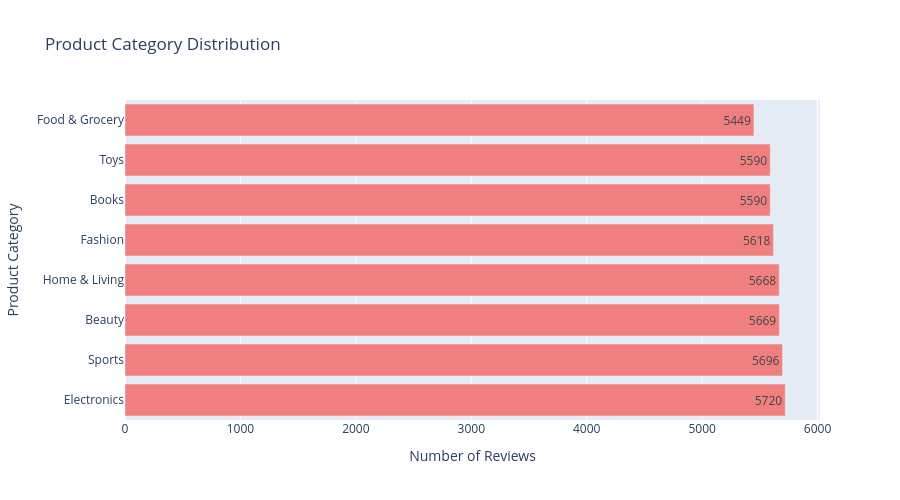

The cell this chart's notebook holds for it:
### Code cell
category_counts = df['product_category'].value_counts()

fig = go.Figure()
fig.add_trace(go.Bar(
    x=category_counts.values,
    y=category_counts.index,
    orientation='h',
    marker_color='lightcoral',
    text=category_counts.values,
    textposition='auto'
))

fig.update_layout(
    title_text="Product Category Distribution",
    xaxis_title="Number of Reviews",
    yaxis_title="Product Category",
    height=500
)

fig.show()

### Figure 1 — Plotly figure (JSON) as saved in the notebook; plotly's stock layout.template omitted (floating-point values rounded to 4 significant figures)
{"data": [{"marker": {"color": "lightcoral"}, "orientation": "h", "text": [5720.0, 5696.0, 5669.0, 5668.0, 5618.0, 5590.0, 5590.0, 5449.0], "textposition": "auto", "type": "bar", "x": [5720, 5696, 5669, 5668, 5618, 5590, 5590, 5449], "y": ["Electronics", "Sports", "Beauty", "Home & Living", "Fashion", "Books", "Toys", "Food & Grocery"]}], "layout": {"height": 500, "title": {"text": "Product Category Distribution"}, "xaxis": {"title": {"text": "Number of Reviews"}}, "yaxis": {"title": {"text": "Product Category"}}}}
